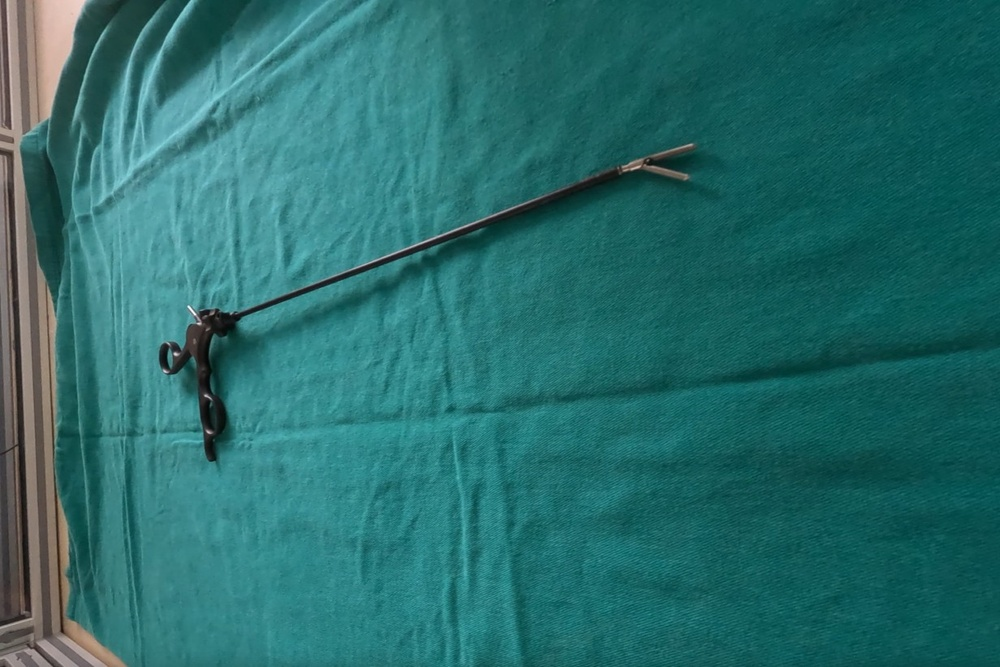
#> input picture assets/CME_11/CME_11_1.jpg, 1000 x 667 px, shrunk from 1232 x 822 before the run; its folder holds 3 pictures in this run
$ python cme.py   (older library calls are emulated)
#> lines starting #> are read from the running program, lines starting #| are printed output that depends on the picture; after the words box and inside, x2 and y2 are one past the last pixel; in counts of white or black regions, pixels touching at a corner belong together
import cv2
import numpy as np
from pathlib import Path

folder_path = Path('assets', 'CME_11')
template_tool_path = Path('assets', 'CME_11', 'CME_11_1.jpg')
match_threshold = 5
distance_threshold = 30

template = cv2.imread(template_tool_path, 0)
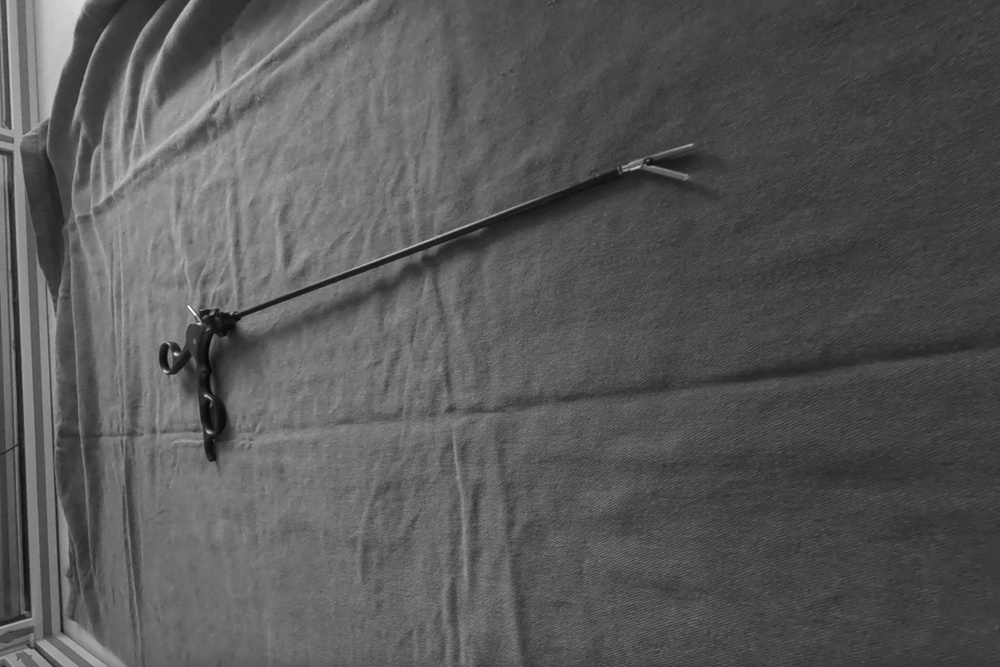
#> template: shape (667, 1000); min 5, max 255, mean 88.1
template_keypoints, template_descriptors = cv2.ORB_create().detectAndCompute(template, None)
#> template_keypoints = 500 keypoints; strongest (x, y, size): (175, 354, 31), (199, 323, 31), (197, 321, 31), (198, 323, 37.2)

def contains_instrument(path):
    image = cv2.imread(path, 0)
    _, descriptors = cv2.ORB_create().detectAndCompute(image, None)

    if descriptors is None:
        return False

    bf = cv2.BFMatcher(cv2.NORM_HAMMING, crossCheck=True)
    matches = bf.match(template_descriptors, descriptors)

    if len(matches) > match_threshold:
        avg_distance = np.mean([match.distance for match in matches])
        if avg_distance < distance_threshold:
            return True
    return False

def is_blurry(path, blur_threshold=50):
    image = cv2.imread(path, 0)
    laplacian_var = cv2.Laplacian(image, cv2.CV_64F).var()
    return laplacian_var < blur_threshold

def get_orientation(image_path):
    image = cv2.imread(image_path, 0)
    _, thresholded = cv2.threshold(image, 127, 255, cv2.THRESH_BINARY)
    contours, _ = cv2.findContours(thresholded, cv2.RETR_EXTERNAL, cv2.CHAIN_APPROX_SIMPLE)

    if len(contours) > 0:
        cnt = max(contours, key=cv2.contourArea)
        _, _, angle = cv2.minAreaRect(cnt)

        if -10 <= angle <= 10:
            return "Horizontal"
        elif 80 <= abs(angle) <= 100:
            return "Vertical"
        else:
            return "Inclined"
    return None

for image_file in folder_path.glob("*.jpg"):
    if is_blurry(image_file):
#> in is_blurry, `laplacian_var = cv2.Laplacian(image, cv2.CV_64F).var()`: laplacian_var = 282.3
        print(f"{image_file.name}: Blurred image")
    else:
        if contains_instrument(image_file):
#> in contains_instrument, `matches = bf.match(template_descriptors, descriptors)`: matches = 500 matches
#> in contains_instrument, `avg_distance = np.mean([match.distance for match in matches])`: avg_distance = 0
            orientation = get_orientation(image_file)
#> in get_orientation, `_, thresholded = cv2.threshold(image, 127, 255, cv2.THRESH_BINARY)`:
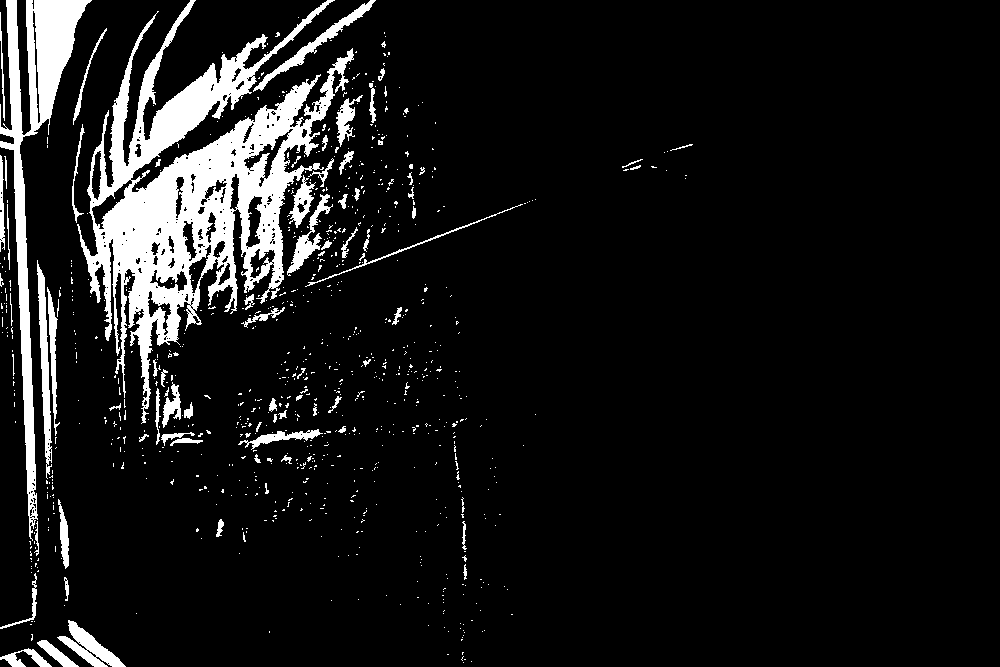
#> thresholded: shape (667, 1000); 9.2% white; 871 white regions (795 under 20 px)
#> in get_orientation, `contours, _ = cv2.findContours(thresholded, cv2.RETR_EXTERNAL, cv2.CHA..`: contours = 863 contours, 813 with area under 20; largest, box (x1, y1, x2, y2) and area: (77, 0, 354, 424) 38820, (0, 0, 92, 541) 9430, (37, 260, 52, 479) 1174, (57, 620, 126, 667) 1099, (253, 0, 376, 92) 983
#> in get_orientation, `cnt = max(contours, key=cv2.contourArea)`: cnt = contour of 2851 points, box (x1, y1, x2, y2) (77, 0, 354, 424), area 38820
#> in get_orientation, `_, _, angle = cv2.minAreaRect(cnt)`: angle = -72.8
            print(f"{image_file.name}: Contains instrument - Orientation: {orientation}")
        else:
            print(f"{image_file.name}: Does not contain instrument")
#> pass 2 of the loop `for image_file in folder_path.glob("*.jpg"):`:
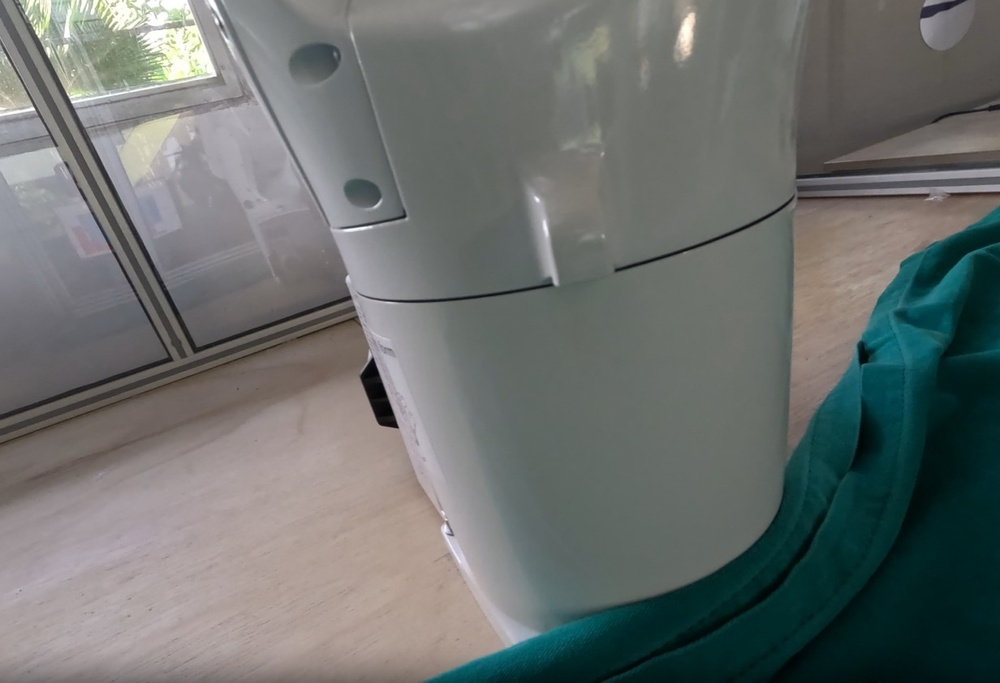
#> input picture assets/CME_11/CME_11_2.jpg, 1000 x 683 px, shrunk from 1232 x 842 before the run
#> in is_blurry (call 2), `image = cv2.imread(path, 0)`:
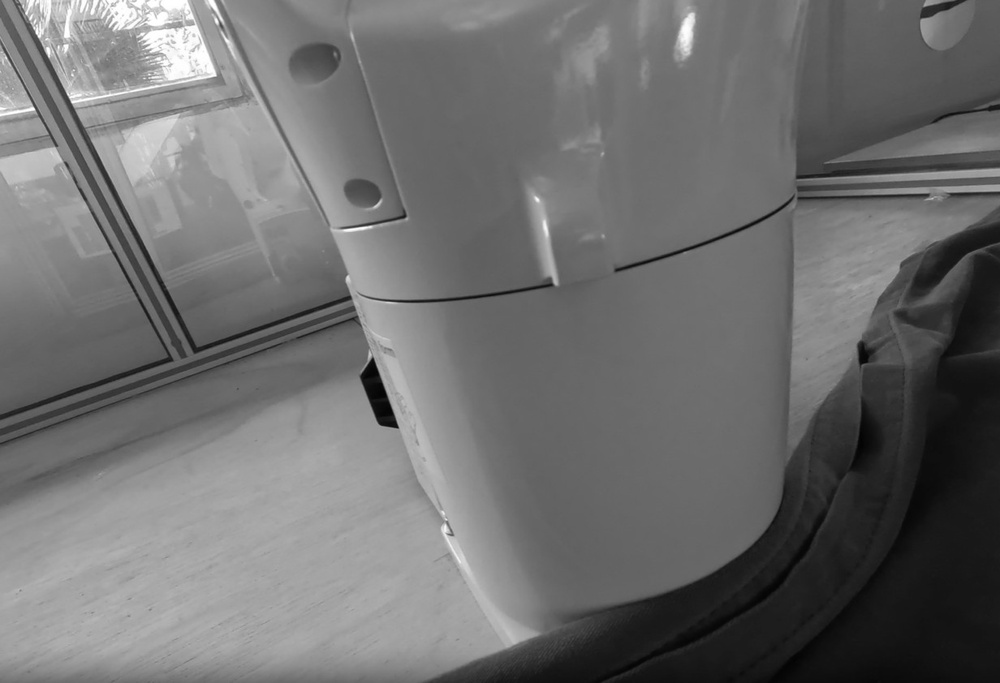
#> image: shape (683, 1000); min 1, max 255, mean 110.2
#> laplacian_var = 83.71
#> matches = 126 matches
#> pass 3 of the loop `for image_file in folder_path.glob("*.jpg"):`:
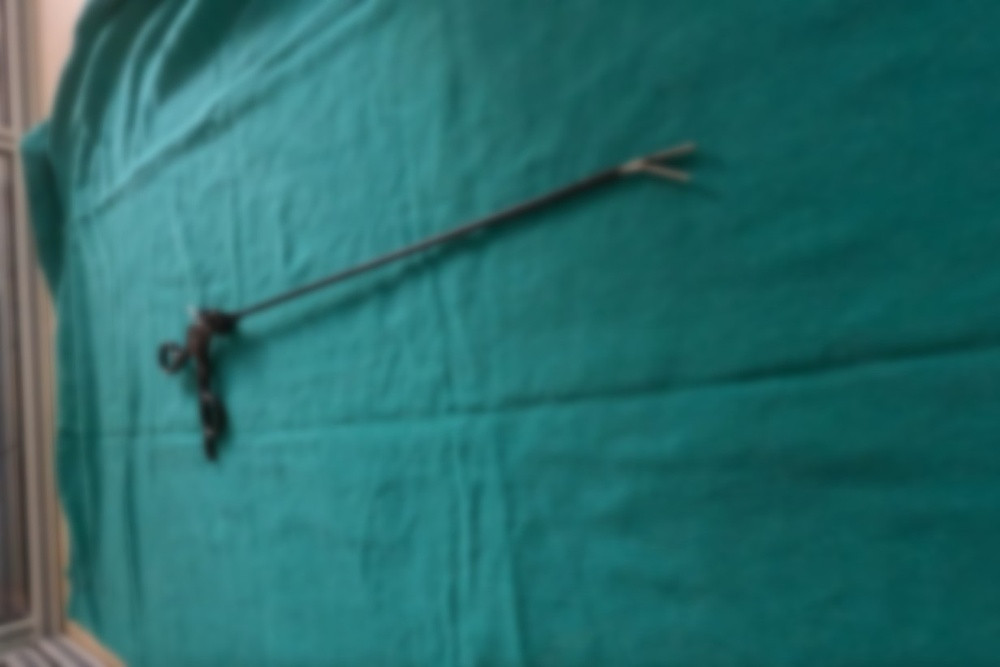
#> input picture assets/CME_11/CME_11_3.jpg, 1000 x 667 px, shrunk from 1232 x 822 before the run
#> in is_blurry (call 3), `image = cv2.imread(path, 0)`:
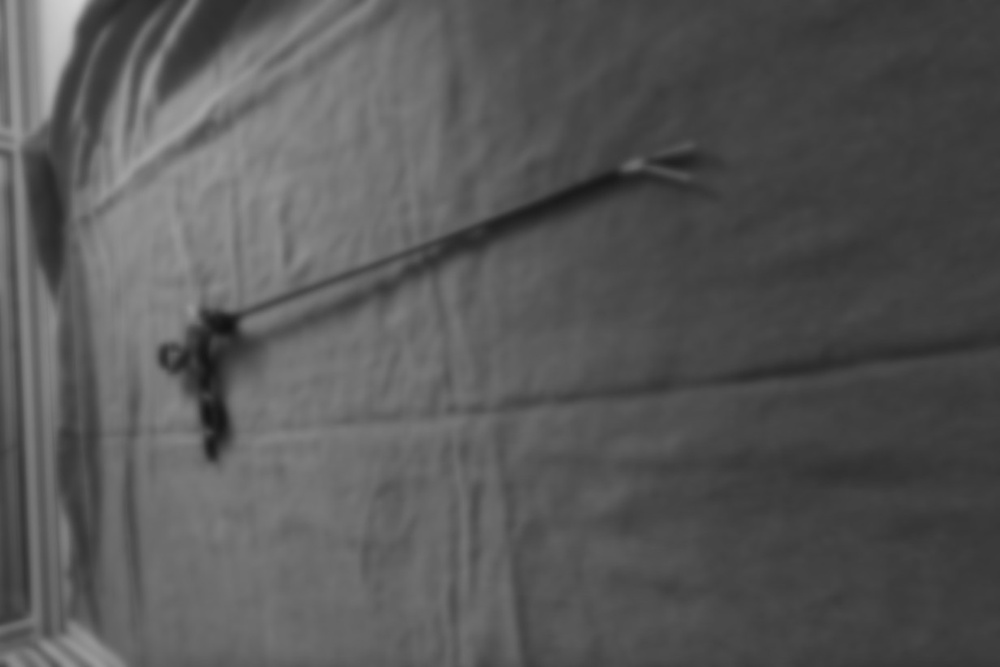
#> image: shape (667, 1000); min 18, max 212, mean 87.1
#> laplacian_var = 2.44
